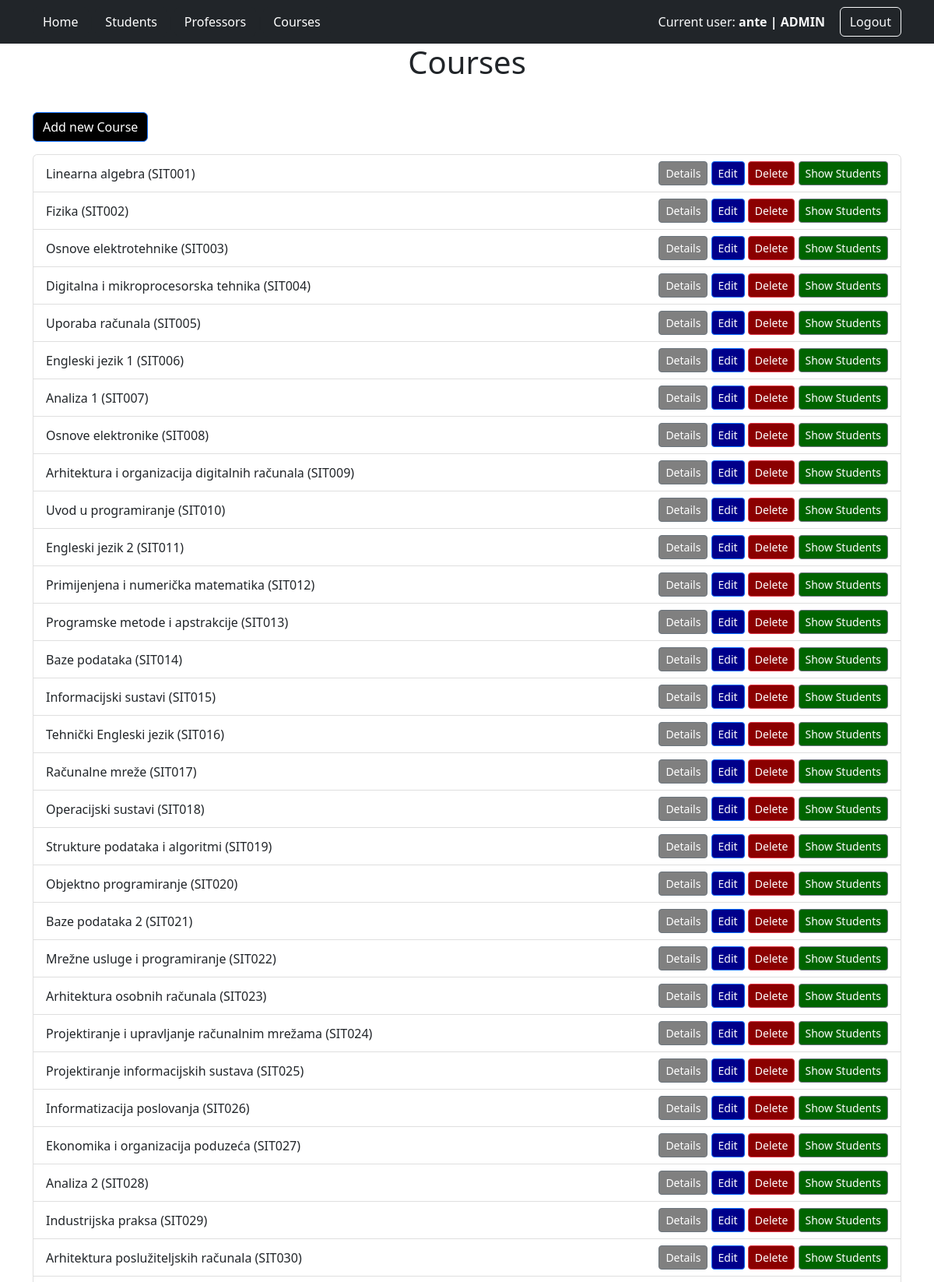
Page /all_courses/ (signed in, upper part) on the committed database.
### app/models.py (models this page shows, shortened)
class User(AbstractUser):
    user_status = (
        ('none', 'none'),
        ('redovni student', 'redovni student'),
        ('izvanredni student', 'izvanredni student')
    )
    role = models.ForeignKey(Role, on_delete=models.SET_NULL, null=True)
    status = models.CharField(max_length=32, choices=user_status)

class Role(models.Model):
    ADMIN = 'ADMIN'
    PROFESSOR = 'PROFESSOR'
    STUDENT = 'STUDENT'
    role_choices = [
        (ADMIN, 'admin'),
        (PROFESSOR, 'professor'),
        (STUDENT, 'student')
    ]
    role = models.CharField(max_length=32, choices=role_choices)

class Course(models.Model):
    name=models.CharField(max_length=255)
    code=models.CharField(max_length=16)
    program=models.CharField(max_length=255)
    ects=models.IntegerField()
    semester_ft=models.IntegerField()
    semester_pt=models.IntegerField()
    elective_choice=(('da','da'),('ne','ne'))
    elective=models.CharField(max_length=2,choices=elective_choice)
    professor = models.ForeignKey(User, on_delete=models.SET_NULL, null=True)

### app/views.py (the view)
# urls.py: path('all_courses/', views.all_courses,name='all_courses'),
@login_required
def all_courses(request):
    if request.user.role.role == Role.ADMIN:
        courses = Course.objects.all()
    elif request.user.role.role == Role.PROFESSOR:
        courses = Course.objects.filter(professor=request.user.id)
    else:
        return HttpResponse("Access Forbidden!")
    return render(request, 'all_courses.html', {"courses": courses})

### app/templates/all_courses.html (shortened to what this page needs)
{% extends 'base.html' %}
{% block body %}
<div class="container">
    <div class="row">
        <div class="col-12">
            <h1 class="text-center mb-4">Courses</h1>
            {% if request.user.is_superuser %}
                <a href="{% url 'add_course' %}" class="btn btn-primary my-3" role="button" style="background-color: black; color: white;">Add new Course</a>
            {% endif %}
            <ul class="list-group">
                {% for course in courses %}
                    <li class="list-group-item d-flex justify-content-between align-items-center">
                        <div>
                            {{ course.name }}
                            ({{ course.code }})
                        </div>
                        <div>
                            <button type="button" class="btn btn-sm btn-secondary" data-bs-toggle="modal" data-bs-target="#detailsModal{{ course.id }}" style="background-color:gray; color:white;">
                                Details
                            </button>
                            {% if request.user.is_superuser %}
                                <a href="{% url 'edit_course' course.id %}" class="btn btn-sm btn-primary" role="button" style="background-color: darkblue; color: white;">Edit</a>
                                <button type="button" class="btn btn-sm btn-danger" data-bs-toggle="modal" data-bs-target="#deleteModal{{ course.id }}" style="background-color: darkred; color: white;">
                                    Delete
                                </button>
                            {% endif %}
                            {% if request.user.role.role == 'ADMIN' or request.user.role.role == 'PROFESSOR' %}
                                <a href="{% url 'students_on_course' course.id %}" class="btn btn-sm btn-secondary" role="button" style="background-color: darkgreen; color: white;">Show Students</a>
                            {% endif %}
                        </div>
                    </li>
                {% endfor %}
            </ul>
        </div>
    </div>
</div>
{% endblock %}

### app/templates/base.html (shortened to what this page needs)
<!DOCTYPE html>
<html lang="en">
<head>
    <link href="https://cdn.jsdelivr.net/npm/bootstrap@5.2.0-beta1/dist/css/bootstrap.min.css" rel="stylesheet">
</head>
<body>
    <nav class="navbar navbar-expand-lg navbar-dark bg-dark">
        <div class="container">
            <div class="collapse navbar-collapse" id="navbarText">
                <ul class="navbar-nav me-auto mb-2 mb-lg-0">
                    <a href="{% url 'index' %}" class="btn btn-dark" role="button">Home</a>
                    <li class="nav-item">
                        <span class="navbar-separator">|</span>
                    </li>
                    {% if request.user.is_superuser %}
                    <li class="nav-item">
                        <a href="{% url 'all_students' %}" class="btn btn-dark" role="button">Students</a>
                    </li>
                    <li class="nav-item">
                        <span class="navbar-separator">|</span>
                    </li>
                    <li class="nav-item">
                        <a href="{% url 'all_professors' %}" class="btn btn-dark" role="button">Professors</a>
                    </li>
                    {% endif %}
                    {% if request.user.is_superuser or request.user.role.role == 'PROFESSOR' %}
                    <li class="nav-item">
                        <span class="navbar-separator">|</span>
                    </li>
                    <li class="nav-item">
                        <a href="{% url 'all_courses' %}" class="btn btn-dark" role="button">Courses</a>
                    </li>
                    {% endif %}
                </ul>
                <ul class="navbar-nav ms-auto">
                    <li class="nav-item" style="margin-left: auto; padding-left: 10px;">
                            {% if request.user.is_authenticated %}
                                {% if request.user.role.role == 'ADMIN' %}
                                    <span class="navbar-text text-light">
                                        Current user: <b>{{user.username}} | {{ request.user.role.role }}</b>
                                    </span>
                                {% else %}
                                    <span class="navbar-text text-light">
                                        Current user: <b>{{user.username}} | {{user.first_name}} {{user.last_name}} | {{ request.user.role.role }}</b>
                                    </span>
                                {% endif %}
                            {% endif %}
                    </li>
                    <li class="nav-item" style="margin-left: auto; padding-left: 10px;">
                        <b>|</b>
                    </li>
                    <li class="nav-item" style="display: flex; align-items: center;">
                        {% if request.user.is_authenticated %}
                            <a href="{% url 'logout' %}" class="btn btn-dark btn-outline-light" role="button">Logout</a>
                        {% else %}
                            <a href="{% url 'login' %}" class="btn btn-dark btn-outline-light" role="button">Login</a>
                        {% endif %}
                    </li>
                </ul>
            </div>
        </div>
    </nav>
    {% block body %}
    {% endblock %}
</body>
</html>

### app/templates/base.html (style rules this page uses)
.navbar-nav li { display: flex; align-items: center; }

### rows in the picture
User: username "ante", user.role.role "ADMIN"
Course: name "Linearna algebra", code "SIT001", shows "Show Students"
Course: name "Fizika", code "SIT002", shows "Show Students"
Course: name "Osnove elektrotehnike", code "SIT003", shows "Show Students"
Course: name "Digitalna i mikroprocesorska tehnika", code "SIT004", shows "Show Students"
Course: name "Uporaba računala", code "SIT005", shows "Show Students"
Course: name "Engleski jezik 1", code "SIT006", shows "Show Students"
Course: name "Analiza 1", code "SIT007", shows "Show Students"
Course: name "Osnove elektronike", code "SIT008", shows "Show Students"
Course: name "Arhitektura i organizacija digitalnih računala", code "SIT009", shows "Show Students"
Course: name "Uvod u programiranje", code "SIT010", shows "Show Students"
Course: name "Engleski jezik 2", code "SIT011", shows "Show Students"
Course: name "Primijenjena i numerička matematika", code "SIT012", shows "Show Students"
Course: name "Programske metode i apstrakcije", code "SIT013", shows "Show Students"
Course: name "Baze podataka", code "SIT014", shows "Show Students"
Course: name "Informacijski sustavi", code "SIT015", shows "Show Students"
Course: name "Tehnički Engleski jezik", code "SIT016", shows "Show Students"
Course: name "Računalne mreže", code "SIT017", shows "Show Students"
Course: name "Operacijski sustavi", code "SIT018", shows "Show Students"
Course: name "Strukture podataka i algoritmi", code "SIT019", shows "Show Students"
Course: name "Objektno programiranje", code "SIT020", shows "Show Students"
Course: name "Baze podataka 2", code "SIT021", shows "Show Students"
Course: name "Mrežne usluge i programiranje", code "SIT022", shows "Show Students"
Course: name "Arhitektura osobnih računala", code "SIT023", shows "Show Students"
Course: name "Projektiranje i upravljanje računalnim mrežama", code "SIT024", shows "Show Students"
Course: name "Projektiranje informacijskih sustava", code "SIT025", shows "Show Students"
Course: name "Informatizacija poslovanja", code "SIT026", shows "Show Students"
Course: name "Ekonomika i organizacija poduzeća", code "SIT027", shows "Show Students"
Course: name "Analiza 2", code "SIT028", shows "Show Students"
Course: name "Industrijska praksa", code "SIT029", shows "Show Students"
Course: name "Arhitektura poslužiteljskih računala", code "SIT030", shows "Show Students"
